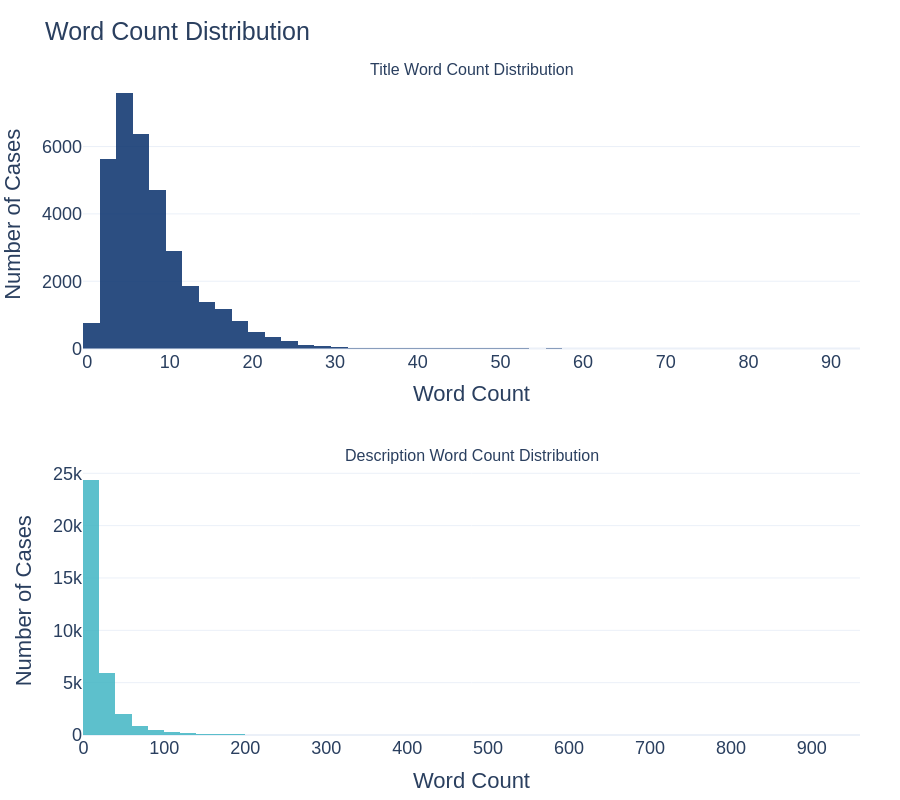

Notebook cell for this chart:
### Markdown cell above
## 15. EDA — Word Count Histogram
Histogram analysis of Title and Description word counts, with a low-word-count impact analysis at thresholds of 3, 5, and 10 words.

### Code cell
# =========================================================================================
# Word Count Distribution - Histogram Analysis (Better than Box Plots for Low Word Counts)
# ==========================================================================================

from plotly.subplots import make_subplots

# Ensure word count columns exist
if 'title_word_count' not in master_df.columns:
    master_df['title_word_count'] = master_df['TITLE'].astype(str).str.split().apply(len)
if 'description_word_count' not in master_df.columns:
    master_df['description_word_count'] = master_df['CASE_DESCRIPTION'].astype(str).str.split().apply(len)
if 'combined_word_count' not in master_df.columns:
    master_df['combined_word_count'] = (master_df['TITLE'].astype(str) + ' ' + master_df['CASE_DESCRIPTION'].astype(str)).str.split().apply(len)

fig = make_subplots(
    rows=2, cols=1,
    subplot_titles=('Title Word Count Distribution', 'Description Word Count Distribution'),
    vertical_spacing=0.18  # Increased spacing to prevent overlap
)

# Title word count histogram
fig.add_trace(go.Histogram(
    x=master_df['title_word_count'],
    nbinsx=50,
    marker_color='#08306b',
    name='Title',
    hovertemplate='Word Count: %{x}<br>Cases: %{y}<extra></extra>',
    opacity=0.85
), row=1, col=1)

# Description word count histogram
fig.add_trace(go.Histogram(
    x=master_df['description_word_count'],
    nbinsx=50,
    marker_color='#41b6c4',  # Different color for distinction
    name='Description',
    hovertemplate='Word Count: %{x}<br>Cases: %{y}<extra></extra>',
    opacity=0.85
), row=2, col=1)

fig.update_xaxes(title_text='Word Count', row=1, col=1)
fig.update_xaxes(title_text='Word Count', row=2, col=1)
fig.update_yaxes(title_text='Number of Cases', row=1, col=1)
fig.update_yaxes(title_text='Number of Cases', row=2, col=1)

fig.update_layout(
    title='Word Count Distribution',
    height=800,  # Increased height for clarity
    showlegend=False,
    template='plotly_white',
    font=dict(size=18, family='Arial'),
    margin=dict(l=80, r=40, t=80, b=60)
)
fig.show()

# Save high-res image to Results/_iteration_0 folder
fig.write_image(PATHS['results'] / 'Word Count Distribution.png', scale=6, engine='kaleido')
print(f"Saved high-res chart to: {PATHS['results'] / 'Word Count Distribution.png'}")

# Low word count analysis - potential model impact
thresholds = [3, 5, 10]
print("=" * 70)
print("LOW WORD COUNT ANALYSIS - Potential Impact on Model Performance")
print("=" * 70)

for t in thresholds:
    title_low = (master_df['title_word_count'] <= t).sum()
    desc_low = (master_df['description_word_count'] <= t).sum()
    combined_low = (master_df['combined_word_count'] <= t).sum()
    print(f"\n  Word count <= {t}:")
    print(f"    Titles:       {title_low:>6,} ({100*title_low/len(master_df):.4f}%)")
    print(f"    Descriptions: {desc_low:>6,} ({100*desc_low/len(master_df):.4f}%)")
    print(f"    Combined:     {combined_low:>6,} ({100*combined_low/len(master_df):.4f}%)")

print("\n" + "=" * 70)
print(f"Total records: {len(master_df):,}")
print("\nNote: Very short texts (<=5 words) provide limited semantic signal for BERT embeddings and may reduce classification accuracy.")

### Figure 1 — Plotly figure (JSON) as saved in the notebook; plotly's stock layout.template omitted (floating-point values rounded to 4 significant figures; data arrays with more than 128 entries replaced by an {"elided": "..."} marker saying what was removed)
{"data": [{"hovertemplate": "Word Count: %{x}<br>Cases: %{y}<extra></extra>", "marker": {"color": "#08306b"}, "name": "Title", "nbinsx": 50, "opacity": 0.85, "type": "histogram", "x": {"elided": "34576 int values"}, "xaxis": "x", "yaxis": "y"}, {"hovertemplate": "Word Count: %{x}<br>Cases: %{y}<extra></extra>", "marker": {"color": "#41b6c4"}, "name": "Description", "nbinsx": 50, "opacity": 0.85, "type": "histogram", "x": {"elided": "34576 int values"}, "xaxis": "x2", "yaxis": "y2"}], "layout": {"annotations": [{"font": {"size": 16}, "showarrow": false, "text": "Title Word Count Distribution", "x": 0.5, "xanchor": "center", "xref": "paper", "y": 1, "yanchor": "bottom", "yref": "paper"}, {"font": {"size": 16}, "showarrow": false, "text": "Description Word Count Distribution", "x": 0.5, "xanchor": "center", "xref": "paper", "y": 0.41, "yanchor": "bottom", "yref": "paper"}], "font": {"family": "Arial", "size": 18}, "height": 800, "margin": {"b": 60, "l": 80, "r": 40, "t": 80}, "showlegend": false, "title": {"text": "Word Count Distribution"}, "xaxis": {"anchor": "y", "domain": [0, 1], "title": {"text": "Word Count"}}, "xaxis2": {"anchor": "y2", "domain": [0, 1], "title": {"text": "Word Count"}}, "yaxis": {"anchor": "x", "domain": [0.59, 1], "title": {"text": "Number of Cases"}}, "yaxis2": {"anchor": "x2", "domain": [0, 0.41], "title": {"text": "Number of Cases"}}}}
